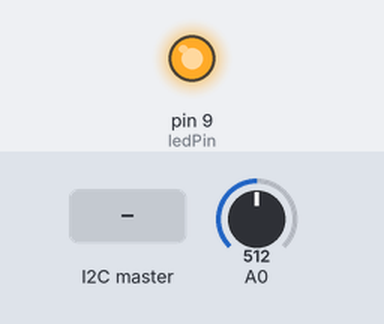
A sketch run on a simulated Arduino Uno, built with avr-gcc and run on an emulated ATmega328P. Parts: output pins drawn as LEDs (lit = HIGH). The test bench sets the inputs (shaded band); at power-on: A0 = 512. What the sketch prints to the serial monitor is not drawn.

Above: at 1.2 s.
1.3 s: the I2C master sends the byte 0
At 2.0 s:
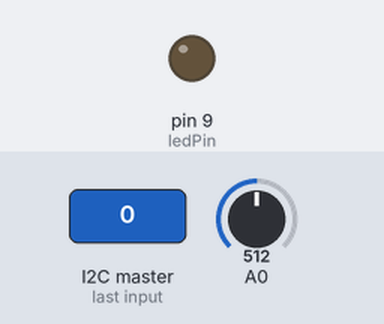
2.8 s: the I2C master sends the byte 90
At 3.3 s:
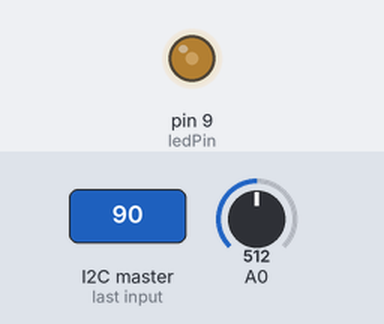
4.3 s: the I2C master sends the byte 200
At 5.6 s:
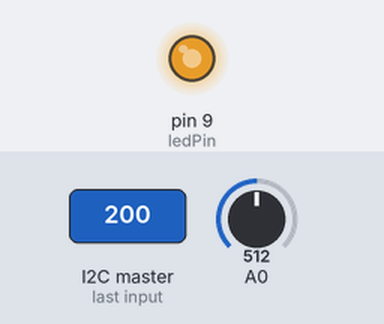
Timing chart, 0 to 7.3 s (numbered marks = the images above; inputs shaded):
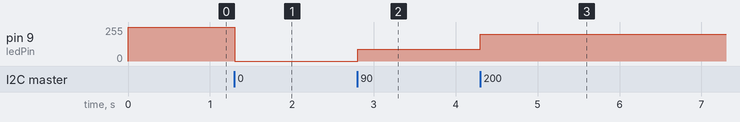

Measured:
- after the input at 1.3 s, pin 9 (ledPin): 255/255 → 0/255 at once
- after the input at 2.8 s, pin 9 (ledPin): 0/255 → 90/255 at once
- after the input at 4.3 s, pin 9 (ledPin): 90/255 → 200/255 at once

The sketch:

i2c_slave.ino
```cpp
/* Slave I2C */
#include <Wire.h>
#define ledPin 9

byte rcvData;
int potValue;

void setup() {
  Wire.begin(0x14);
  /* Event listeners */
  Wire.onReceive(DataReceive);
  Wire.onRequest(DataRequest);

  rcvData = 255;
  pinMode(ledPin, OUTPUT);
  Serial.begin(9600);
}

void loop() {
  potValue = analogRead(A0);
  potValue = map(potValue, 0, 1023, 0, 255);
  analogWrite(ledPin, rcvData);
  Serial.println(potValue);
}

void DataReceive(int numBytes) {
  while(Wire.available()){
    rcvData = Wire.read();
  }
}

void DataRequest() {
  Wire.write(potValue);
}
```
